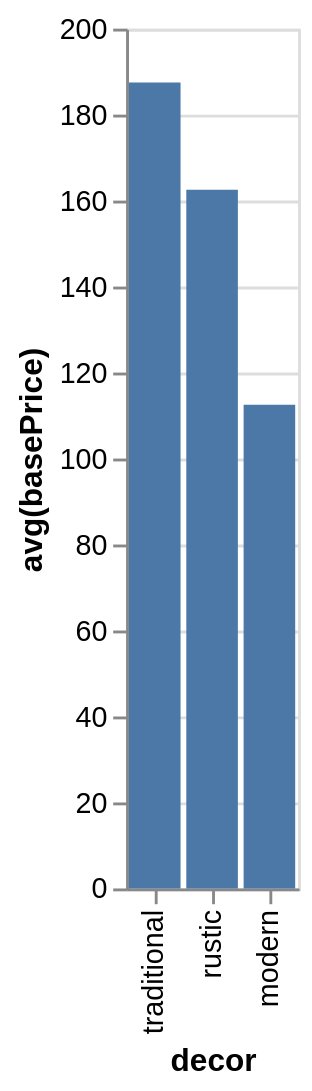

The Vega-Lite source for this figure:
### Vega-Lite specification from a JSON file in a GitHub repository (floating-point values rounded to 4 significant figures)
{"data": {"values": [{"x_data": "traditional", "y_data": 187.5}, {"x_data": "rustic", "y_data": 162.5}, {"x_data": "modern", "y_data": 112.5}]}, "mark": "bar", "encoding": {"x": {"field": "x_data", "type": "nominal", "title": "decor", "sort": {"op": "sum", "field": "y_data", "order": "descending"}}, "y": {"field": "y_data", "type": "quantitative", "title": "avg(basePrice)"}}}
